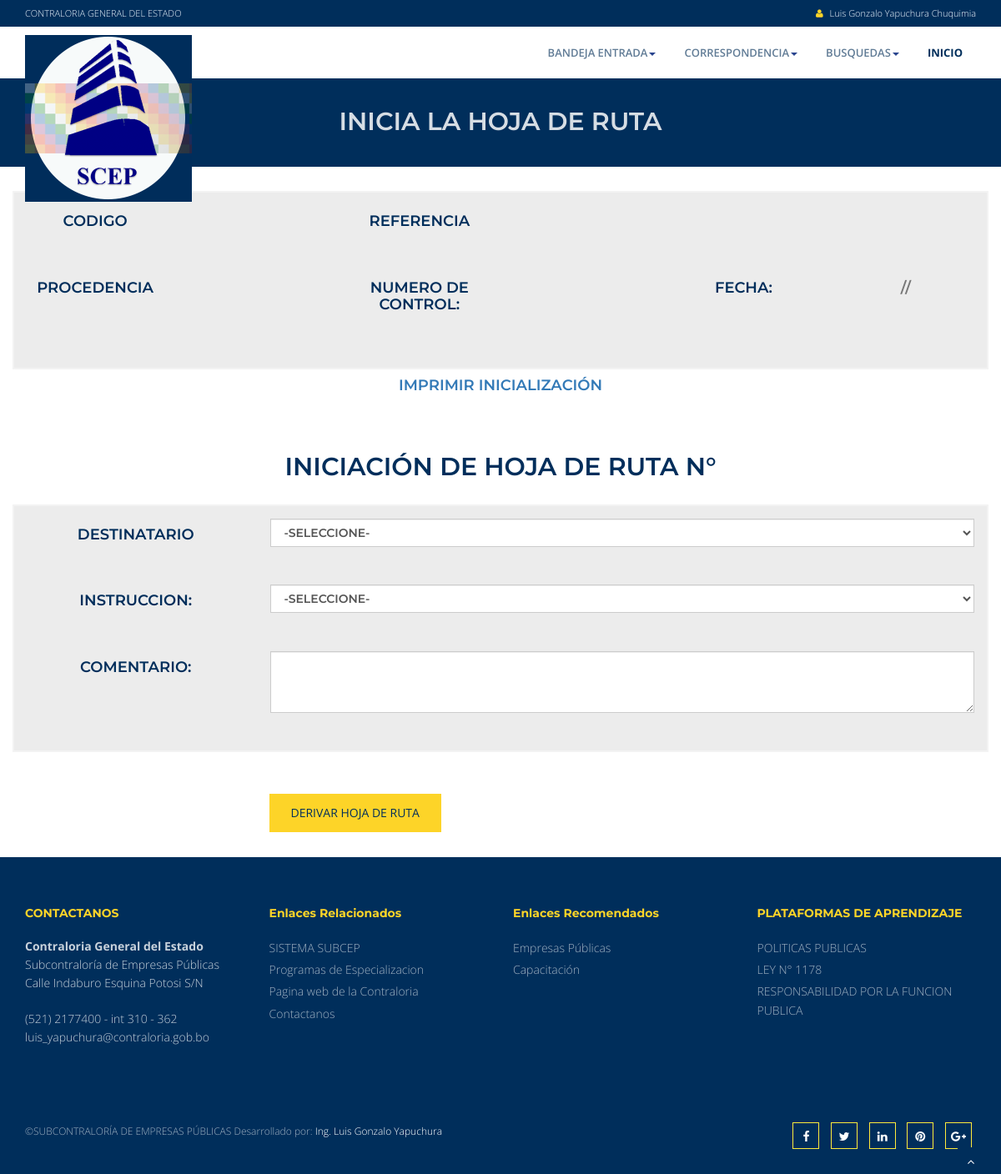
The page /deriva_hoja_ruta.php (signed in) on the database its author committed.
### tables this page shows
CREATE TABLE `nombres` (
  `idnombre` int(11) NOT NULL,
  `paterno` varchar(45) NOT NULL,
  `materno` varchar(45) NOT NULL,
  `nombres` varchar(45) NOT NULL,
  `casada` varchar(45) DEFAULT NULL,
  `ci` varchar(45) NOT NULL,
  `exp` varchar(45) NOT NULL,
  `titulo` varchar(45) DEFAULT NULL,
  `iniciales` varchar(45) DEFAULT NULL
);

### deriva_hoja_ruta.php (the view, shortened to what this page needs)
<?php include("inc.config.php");?>
<?php
$idnombre_ss  = $_SESSION['idnombre_ss'];
$idcorres_ss  = $_SESSION['idcorres_ss'];
$sql1 = " SELECT idcorres, gestion, correlativo, idusuario, referencia, procedencia, no_control, ";
$sql1.= " fecha_corres, anexo, origen, codigo FROM corres WHERE idcorres='$idcorres_ss' ";
$result1 = mysqli_query($link,$sql1);
$row1 = mysqli_fetch_array($result1);
?>
<!DOCTYPE html>
<html lang="en">
<head>
<link href="css/bootstrap.min.css" rel="stylesheet" />
<link href="css/fancybox/jquery.fancybox.css" rel="stylesheet">
<link href="css/flexslider.css" rel="stylesheet" />
<link href="css/style.css" rel="stylesheet" />
	<link rel="stylesheet" href="css/dataTables.bootstrap.min.css">
</head>
<body>
<div id="wrapper">
<div class="topbar">
  <div class="container">
    <div class="row">
      <div class="col-md-12">
         <p class="pull-left hidden-xs">CONTRALORIA GENERAL DEL ESTADO</p>
        <p class="pull-right"><i class="fa fa-user"></i>
<?php
$sqlus =" SELECT nombres, paterno, materno FROM nombres WHERE idnombre='$idnombre_ss'";
$resultus = mysqli_query($link,$sqlus);
$rowus = mysqli_fetch_array($resultus);
?>
        <?php echo $rowus[0];?> <?php echo $rowus[1];?> <?php echo $rowus[2];?></p>
      </div>
    </div>
  </div>
</div>
	<header>
        <div class="navbar navbar-default navbar-static-top">
            <div class="container">
                <div class="navbar-header">
                  <a class="navbar-brand" href="intranet.php"><img src="img/logo.png" alt="logo"/></a>
                </div>
                <?php include("menu_corres.php");?>
            </div>
        </div>
	</header>
<section id="inner-headline">
	<div class="container">
		<div class="row">
			<div class="col-lg-12">
				<h2 class="pageTitle">INICIA LA HOJA DE RUTA <?php echo $row1[9];?> </h2>
			</div>
		</div>
	</div>
</section>
<div class="container contenido">
 <div class="row" align="center"> <h3>
<form name="EVENTO" action="guarda_derivacion.php" method="post">
<div class="box-area">
 <div class="row">
  <div class="col-md-2"><h4>CODIGO</h4></div>
  <div class="col-md-2"><h4 class="text-muted"><?php echo $row1[10];?></h4></div>
  <div class="col-md-2"><h4>REFERENCIA</h4></div>
  <div class="col-md-6"></div>
 </div>
<div class="row">
  <div class="col-md-2"><h4>PROCEDENCIA</h4></div>
  <div class="col-md-2"><h4 class="text-muted"><?php echo $row1[5];?></h4></div>
  <div class="col-md-2"><h4>NUMERO DE CONTROL:</h4></div>
  <div class="col-md-2"><h4 class="text-muted"><?php echo $row1[6];?></h4></div>
  <div class="col-md-2"><h4>FECHA:</h4></div>
  <div class="col-md-2"><h4 class="text-muted">
  <?php
            $fecha_recib        = explode('-',$row1[7]);
            $f_recibida     = $fecha_recib [2].'/'.$fecha_recib [1].'/'.$fecha_recib [0];
            echo $f_recibida;
            ?>
</h4></div>
</div>
</div>
<div class="row">
  <div class="col-md-4"><h4></h4></div>
  <div class="col-md-4"><h4 class="text-sucess">
<a href="imprime_inicializacion.php?idcomunicacion=<?php echo $row1[0]?>" target="_blank" class="Estilo12" onClick="window.open(this.href, this.target, 'width=750,height=800,scrollbars=YES,left=400,top=50'); return false;">IMPRIMIR INICIALIZACIÓN</a>
 </h4></div>
  <div class="col-md-4"><h4></h4></div>
</div>
<div class="row">
<h2>INICIACIÓN DE HOJA DE RUTA <?php echo $row1[9];?> N° <?php echo $row1[10];?></h2>
 </div>
 <div class="box-area">
 <div class="row">
  <div class="col-md-3"><h4>DESTINATARIO</h4></div>
  <div class="col-md-9">
  <select name="idusuariod"  id="idusuariod" class="form-control">
   <option value="">-SELECCIONE-</option>
</select>
</div>
</div>
<div class="row">
  <div class="col-md-3"><h4>INSTRUCCION:</h4></div>
  <div class="col-md-9">
  <select name="idinstruccion"  id="idinstruccion" class="form-control">
   <option value="">-SELECCIONE-</option>
</select>
  </div>
  </div>
  <div class="row">
  <div class="col-md-3"><h4>COMENTARIO:</h4></div>
  <div class="col-md-9"><textarea class="form-control" rows="3" name="comentario"></textarea></div>
  </div>
 </div>
 </div>
 <div class="row">
  <div class="col-md-3"><h4></h4></div>
  <div class="col-md-9">
  <button type="button" class="btn btn-primary" data-toggle="modal" data-target="#exampleModal">
  DERIVAR HOJA DE RUTA
</button>
  </div>
 </div>
 </div>
 </div>
	<footer>
	<?php include("footer.php");?>
	</footer>
<a href="#" class="scrollup"><i class="fa fa-angle-up active"></i></a>
</body>
</html>

### css/style.css (style rules this page uses)
body { font-family:'Open Sans', Arial, sans-serif; font-weight:300; line-height:1.6em; color:#656565; font-size: 1.4em; }
h1,h2 { font-weight: 600; line-height:1.1em; color: #002e5b; font-family: 'Montserrat', sans-serif; margin-bottom: 20px; text-transform: uppercase; }
h3, h4, h5, h6 { line-height:1.1em; color: #002e5b; margin-bottom: 20px; font-family: 'Montserrat', sans-serif; font-weight: 600; }
input, button, select, textarea { border-radius: 0px !important; }
#wrapper { width:100%; margin:0; padding:0; }
.row,.row-fluid { margin-bottom:30px; }
.row .row,.row-fluid .row-fluid { margin-bottom:30px; }
.topbar { background-color: #002e5b; padding: 5px 0; font-size: 11px !important; }
.topbar .container .row { margin: 0; padding:0; }
.topbar .container .row .col-md-12 { padding:0; }
.topbar p { margin:0; display:inline-block; font-size: 11px; color: #f1f6ff; }
.topbar p > i { margin-right:5px; color: #fdd428; }
.topbar p:last-child { text-align:right; }
header .navbar { margin-bottom: 0; }
.navbar-default { border: none; }
.navbar-brand { color: #222; text-transform: uppercase; font-size: 24px; font-weight: 700; line-height: 1em; letter-spacing: -1px; margin-top: 10px; padding: 0 0 0 15px; }
.navbar-default .navbar-brand { color: #1891EC; }
header .navbar { min-height: 70px;padding: 18px 0;background: #ffffff; }
header .navbar { min-height: 62px; padding: 0; }
.pageTitle { color: #fff; margin: 30px 0 3px; display: inline-block; }
#inner-headline { background: #002e5b;position: relative;margin: 0;padding: 0; }
#inner-headline h2.pageTitle { color: rgba(255, 255, 255, 0.84); padding: 5px 0; display:block; text-transform: capitalize; text-align: center; }
.btn { text-align: center;color: #002e5b;padding: 12px 25px;border-radius: 0;background: #fdd428;border-color: #fdd428; }
footer { background: #002e5b; }
.box-area { padding: 15px;background: #ececec;margin-top: -21px;border: 2px solid #f3f3f3; }
footer { padding:50px 0 0 0; color:#f8f8f8; }
.scrollup { position:fixed; width:32px; height:32px; bottom:0px; right:20px; background: #002e5b; }
a.scrollup { outline:0; text-align: center; }
a.scrollup i { margin-top: 10px; color: #fff; }

### rows shown on the page
nombres: nombres "Luis Gonzalo", paterno "Yapuchura", materno "Chuquimia"

### other values the page prints
$f_recibida "//"
